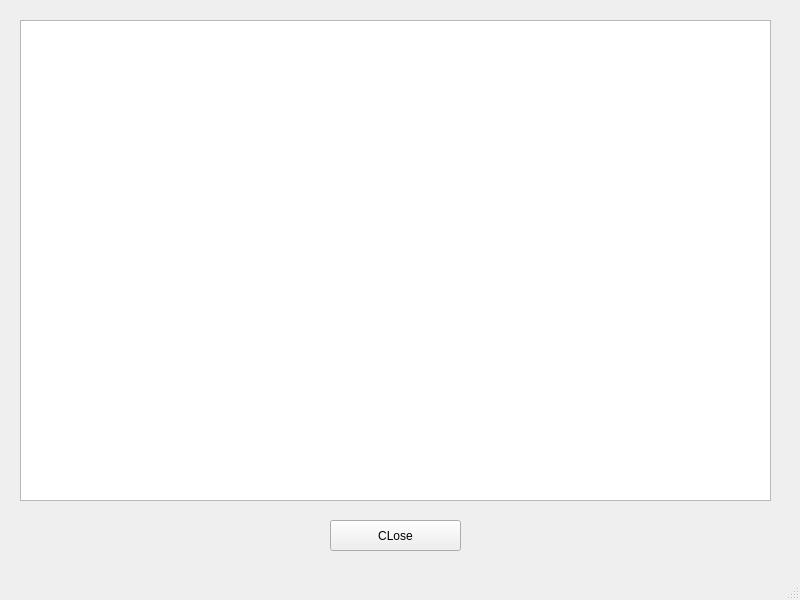
<?xml version="1.0" encoding="UTF-8"?>
<ui version="4.0">
 <class>MainWindow</class>
 <widget class="QMainWindow" name="MainWindow">
  <property name="geometry">
   <rect>
    <x>0</x>
    <y>0</y>
    <width>800</width>
    <height>600</height>
   </rect>
  </property>
  <property name="windowTitle">
   <string>MainWindow</string>
  </property>
  <widget class="QWidget" name="centralwidget">
   <widget class="QGraphicsView" name="graphicsView">
    <property name="geometry">
     <rect>
      <x>20</x>
      <y>20</y>
      <width>751</width>
      <height>481</height>
     </rect>
    </property>
   </widget>
   <widget class="QPushButton" name="pushButton">
    <property name="geometry">
     <rect>
      <x>330</x>
      <y>520</y>
      <width>131</width>
      <height>31</height>
     </rect>
    </property>
    <property name="text">
     <string>CLose</string>
    </property>
   </widget>
  </widget>
  <widget class="QMenuBar" name="menubar">
   <property name="geometry">
    <rect>
     <x>0</x>
     <y>0</y>
     <width>800</width>
     <height>21</height>
    </rect>
   </property>
  </widget>
  <widget class="QStatusBar" name="statusbar"/>
 </widget>
 <resources/>
 <connections/>
</ui>
